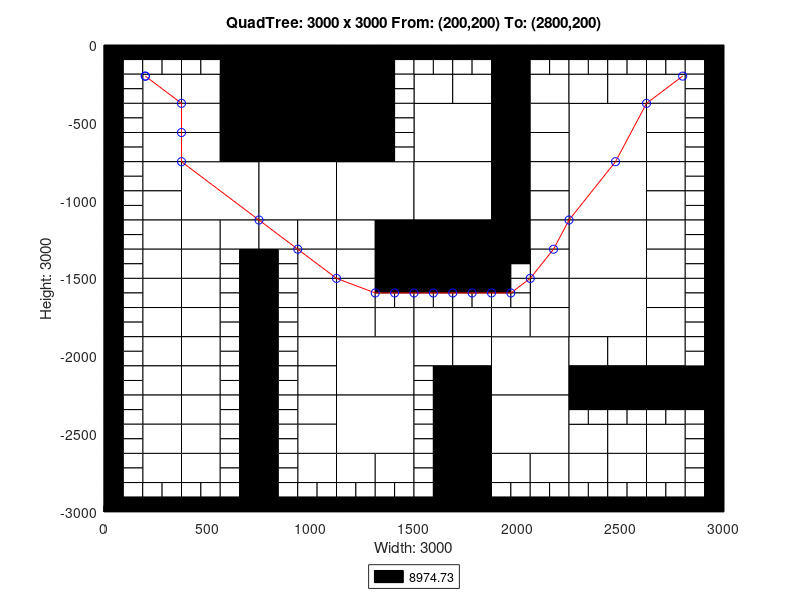

This figure's MATLAB source:
axis([0 3000 -3000 0]);
title('QuadTree: 3000 x 3000 From: (200,200) To: (2800,200)');
xlabel('Width: 3000');
ylabel('Height: 3000');
rectangle('Position',[750 -375 375 375], 'FaceColor',[0 0 0]);
rectangle('Position',[750 -750 375 375], 'FaceColor',[0 0 0]);
rectangle('Position',[375 -1125 375 375], 'FaceColor',[1 1 1]);
rectangle('Position',[750 -1125 375 375], 'FaceColor',[1 1 1]);
rectangle('Position',[1125 -1125 375 375], 'FaceColor',[1 1 1]);
rectangle('Position',[1500 -750 375 375], 'FaceColor',[1 1 1]);
rectangle('Position',[2250 -750 375 375], 'FaceColor',[1 1 1]);
rectangle('Position',[1500 -1125 375 375], 'FaceColor',[1 1 1]);
rectangle('Position',[1500 -1500 375 375], 'FaceColor',[0 0 0]);
rectangle('Position',[2250 -1125 375 375], 'FaceColor',[1 1 1]);
rectangle('Position',[2250 -1500 375 375], 'FaceColor',[1 1 1]);
rectangle('Position',[1125 -2250 375 375], 'FaceColor',[1 1 1]);
rectangle('Position',[1125 -2625 375 375], 'FaceColor',[1 1 1]);
rectangle('Position',[1875 -2250 375 375], 'FaceColor',[1 1 1]);
rectangle('Position',[2250 -1875 375 375], 'FaceColor',[1 1 1]);
rectangle('Position',[1875 -2625 375 375], 'FaceColor',[1 1 1]);
rectangle('Position',[187.5 -375 187.5 187.5], 'FaceColor',[1 1 1]);
rectangle('Position',[562.5 -187.5 187.5 187.5], 'FaceColor',[0 0 0]);
rectangle('Position',[375 -375 187.5 187.5], 'FaceColor',[1 1 1]);
rectangle('Position',[562.5 -375 187.5 187.5], 'FaceColor',[0 0 0]);
rectangle('Position',[187.5 -562.5 187.5 187.5], 'FaceColor',[1 1 1]);
rectangle('Position',[187.5 -750 187.5 187.5], 'FaceColor',[1 1 1]);
rectangle('Position',[375 -562.5 187.5 187.5], 'FaceColor',[1 1 1]);
rectangle('Position',[562.5 -562.5 187.5 187.5], 'FaceColor',[0 0 0]);
rectangle('Position',[375 -750 187.5 187.5], 'FaceColor',[1 1 1]);
rectangle('Position',[562.5 -750 187.5 187.5], 'FaceColor',[0 0 0]);
rectangle('Position',[1125 -187.5 187.5 187.5], 'FaceColor',[0 0 0]);
rectangle('Position',[1125 -375 187.5 187.5], 'FaceColor',[0 0 0]);
rectangle('Position',[1125 -562.5 187.5 187.5], 'FaceColor',[0 0 0]);
rectangle('Position',[1125 -750 187.5 187.5], 'FaceColor',[0 0 0]);
rectangle('Position',[187.5 -937.5 187.5 187.5], 'FaceColor',[1 1 1]);
rectangle('Position',[187.5 -1125 187.5 187.5], 'FaceColor',[1 1 1]);
rectangle('Position',[187.5 -1312.5 187.5 187.5], 'FaceColor',[1 1 1]);
rectangle('Position',[187.5 -1500 187.5 187.5], 'FaceColor',[1 1 1]);
rectangle('Position',[375 -1312.5 187.5 187.5], 'FaceColor',[1 1 1]);
rectangle('Position',[562.5 -1312.5 187.5 187.5], 'FaceColor',[1 1 1]);
rectangle('Position',[375 -1500 187.5 187.5], 'FaceColor',[1 1 1]);
rectangle('Position',[750 -1312.5 187.5 187.5], 'FaceColor',[1 1 1]);
rectangle('Position',[937.5 -1312.5 187.5 187.5], 'FaceColor',[1 1 1]);
rectangle('Position',[937.5 -1500 187.5 187.5], 'FaceColor',[1 1 1]);
rectangle('Position',[1125 -1312.5 187.5 187.5], 'FaceColor',[1 1 1]);
rectangle('Position',[1312.5 -1312.5 187.5 187.5], 'FaceColor',[0 0 0]);
rectangle('Position',[1125 -1500 187.5 187.5], 'FaceColor',[1 1 1]);
rectangle('Position',[1312.5 -1500 187.5 187.5], 'FaceColor',[0 0 0]);
rectangle('Position',[1500 -375 187.5 187.5], 'FaceColor',[1 1 1]);
rectangle('Position',[1687.5 -375 187.5 187.5], 'FaceColor',[1 1 1]);
rectangle('Position',[1875 -187.5 187.5 187.5], 'FaceColor',[0 0 0]);
rectangle('Position',[1875 -375 187.5 187.5], 'FaceColor',[0 0 0]);
rectangle('Position',[2062.5 -375 187.5 187.5], 'FaceColor',[1 1 1]);
rectangle('Position',[1875 -562.5 187.5 187.5], 'FaceColor',[0 0 0]);
rectangle('Position',[2062.5 -562.5 187.5 187.5], 'FaceColor',[1 1 1]);
rectangle('Position',[1875 -750 187.5 187.5], 'FaceColor',[0 0 0]);
rectangle('Position',[2062.5 -750 187.5 187.5], 'FaceColor',[1 1 1]);
rectangle('Position',[2250 -375 187.5 187.5], 'FaceColor',[1 1 1]);
rectangle('Position',[2437.5 -375 187.5 187.5], 'FaceColor',[1 1 1]);
rectangle('Position',[2625 -375 187.5 187.5], 'FaceColor',[1 1 1]);
rectangle('Position',[2625 -562.5 187.5 187.5], 'FaceColor',[1 1 1]);
rectangle('Position',[2625 -750 187.5 187.5], 'FaceColor',[1 1 1]);
rectangle('Position',[1875 -937.5 187.5 187.5], 'FaceColor',[0 0 0]);
rectangle('Position',[2062.5 -937.5 187.5 187.5], 'FaceColor',[1 1 1]);
rectangle('Position',[1875 -1125 187.5 187.5], 'FaceColor',[0 0 0]);
rectangle('Position',[2062.5 -1125 187.5 187.5], 'FaceColor',[1 1 1]);
rectangle('Position',[1875 -1312.5 187.5 187.5], 'FaceColor',[0 0 0]);
rectangle('Position',[2062.5 -1312.5 187.5 187.5], 'FaceColor',[1 1 1]);
rectangle('Position',[2062.5 -1500 187.5 187.5], 'FaceColor',[1 1 1]);
rectangle('Position',[2625 -937.5 187.5 187.5], 'FaceColor',[1 1 1]);
rectangle('Position',[2625 -1125 187.5 187.5], 'FaceColor',[1 1 1]);
rectangle('Position',[2625 -1312.5 187.5 187.5], 'FaceColor',[1 1 1]);
rectangle('Position',[2625 -1500 187.5 187.5], 'FaceColor',[1 1 1]);
rectangle('Position',[187.5 -1687.5 187.5 187.5], 'FaceColor',[1 1 1]);
rectangle('Position',[187.5 -1875 187.5 187.5], 'FaceColor',[1 1 1]);
rectangle('Position',[375 -1687.5 187.5 187.5], 'FaceColor',[1 1 1]);
rectangle('Position',[375 -1875 187.5 187.5], 'FaceColor',[1 1 1]);
rectangle('Position',[187.5 -2062.5 187.5 187.5], 'FaceColor',[1 1 1]);
rectangle('Position',[187.5 -2250 187.5 187.5], 'FaceColor',[1 1 1]);
rectangle('Position',[375 -2062.5 187.5 187.5], 'FaceColor',[1 1 1]);
rectangle('Position',[375 -2250 187.5 187.5], 'FaceColor',[1 1 1]);
rectangle('Position',[937.5 -1687.5 187.5 187.5], 'FaceColor',[1 1 1]);
rectangle('Position',[937.5 -1875 187.5 187.5], 'FaceColor',[1 1 1]);
rectangle('Position',[1125 -1687.5 187.5 187.5], 'FaceColor',[1 1 1]);
rectangle('Position',[1125 -1875 187.5 187.5], 'FaceColor',[1 1 1]);
rectangle('Position',[1312.5 -1875 187.5 187.5], 'FaceColor',[1 1 1]);
rectangle('Position',[937.5 -2062.5 187.5 187.5], 'FaceColor',[1 1 1]);
rectangle('Position',[937.5 -2250 187.5 187.5], 'FaceColor',[1 1 1]);
rectangle('Position',[187.5 -2437.5 187.5 187.5], 'FaceColor',[1 1 1]);
rectangle('Position',[187.5 -2625 187.5 187.5], 'FaceColor',[1 1 1]);
rectangle('Position',[375 -2437.5 187.5 187.5], 'FaceColor',[1 1 1]);
rectangle('Position',[375 -2625 187.5 187.5], 'FaceColor',[1 1 1]);
rectangle('Position',[187.5 -2812.5 187.5 187.5], 'FaceColor',[1 1 1]);
rectangle('Position',[375 -2812.5 187.5 187.5], 'FaceColor',[1 1 1]);
rectangle('Position',[937.5 -2437.5 187.5 187.5], 'FaceColor',[1 1 1]);
rectangle('Position',[937.5 -2625 187.5 187.5], 'FaceColor',[1 1 1]);
rectangle('Position',[937.5 -2812.5 187.5 187.5], 'FaceColor',[1 1 1]);
rectangle('Position',[1125 -2812.5 187.5 187.5], 'FaceColor',[1 1 1]);
rectangle('Position',[1312.5 -2812.5 187.5 187.5], 'FaceColor',[1 1 1]);
rectangle('Position',[1500 -1875 187.5 187.5], 'FaceColor',[1 1 1]);
rectangle('Position',[1687.5 -1875 187.5 187.5], 'FaceColor',[1 1 1]);
rectangle('Position',[2062.5 -1687.5 187.5 187.5], 'FaceColor',[1 1 1]);
rectangle('Position',[1875 -1875 187.5 187.5], 'FaceColor',[1 1 1]);
rectangle('Position',[2062.5 -1875 187.5 187.5], 'FaceColor',[1 1 1]);
rectangle('Position',[1500 -2062.5 187.5 187.5], 'FaceColor',[1 1 1]);
rectangle('Position',[1687.5 -2062.5 187.5 187.5], 'FaceColor',[1 1 1]);
rectangle('Position',[1687.5 -2250 187.5 187.5], 'FaceColor',[0 0 0]);
rectangle('Position',[2625 -1687.5 187.5 187.5], 'FaceColor',[1 1 1]);
rectangle('Position',[2625 -1875 187.5 187.5], 'FaceColor',[1 1 1]);
rectangle('Position',[2250 -2062.5 187.5 187.5], 'FaceColor',[1 1 1]);
rectangle('Position',[2437.5 -2062.5 187.5 187.5], 'FaceColor',[1 1 1]);
rectangle('Position',[2250 -2250 187.5 187.5], 'FaceColor',[0 0 0]);
rectangle('Position',[2437.5 -2250 187.5 187.5], 'FaceColor',[0 0 0]);
rectangle('Position',[2625 -2062.5 187.5 187.5], 'FaceColor',[1 1 1]);
rectangle('Position',[2625 -2250 187.5 187.5], 'FaceColor',[0 0 0]);
rectangle('Position',[2812.5 -2250 187.5 187.5], 'FaceColor',[0 0 0]);
rectangle('Position',[1687.5 -2437.5 187.5 187.5], 'FaceColor',[0 0 0]);
rectangle('Position',[1687.5 -2625 187.5 187.5], 'FaceColor',[0 0 0]);
rectangle('Position',[1687.5 -2812.5 187.5 187.5], 'FaceColor',[0 0 0]);
rectangle('Position',[1687.5 -3000 187.5 187.5], 'FaceColor',[0 0 0]);
rectangle('Position',[1875 -2812.5 187.5 187.5], 'FaceColor',[1 1 1]);
rectangle('Position',[2062.5 -2812.5 187.5 187.5], 'FaceColor',[1 1 1]);
rectangle('Position',[2250 -2625 187.5 187.5], 'FaceColor',[1 1 1]);
rectangle('Position',[2437.5 -2625 187.5 187.5], 'FaceColor',[1 1 1]);
rectangle('Position',[2625 -2625 187.5 187.5], 'FaceColor',[1 1 1]);
rectangle('Position',[2250 -2812.5 187.5 187.5], 'FaceColor',[1 1 1]);
rectangle('Position',[2437.5 -2812.5 187.5 187.5], 'FaceColor',[1 1 1]);
rectangle('Position',[2625 -2812.5 187.5 187.5], 'FaceColor',[1 1 1]);
rectangle('Position',[0 -93.75 93.75 93.75], 'FaceColor',[0 0 0]);
rectangle('Position',[93.75 -93.75 93.75 93.75], 'FaceColor',[0 0 0]);
rectangle('Position',[0 -187.5 93.75 93.75], 'FaceColor',[0 0 0]);
rectangle('Position',[93.75 -187.5 93.75 93.75], 'FaceColor',[1 1 1]);
rectangle('Position',[187.5 -93.75 93.75 93.75], 'FaceColor',[0 0 0]);
rectangle('Position',[281.25 -93.75 93.75 93.75], 'FaceColor',[0 0 0]);
rectangle('Position',[187.5 -187.5 93.75 93.75], 'FaceColor',[1 1 1]);
rectangle('Position',[281.25 -187.5 93.75 93.75], 'FaceColor',[1 1 1]);
rectangle('Position',[0 -281.25 93.75 93.75], 'FaceColor',[0 0 0]);
rectangle('Position',[93.75 -281.25 93.75 93.75], 'FaceColor',[1 1 1]);
rectangle('Position',[0 -375 93.75 93.75], 'FaceColor',[0 0 0]);
rectangle('Position',[93.75 -375 93.75 93.75], 'FaceColor',[1 1 1]);
rectangle('Position',[375 -93.75 93.75 93.75], 'FaceColor',[0 0 0]);
rectangle('Position',[468.75 -93.75 93.75 93.75], 'FaceColor',[0 0 0]);
rectangle('Position',[375 -187.5 93.75 93.75], 'FaceColor',[1 1 1]);
rectangle('Position',[468.75 -187.5 93.75 93.75], 'FaceColor',[1 1 1]);
rectangle('Position',[0 -468.75 93.75 93.75], 'FaceColor',[0 0 0]);
rectangle('Position',[93.75 -468.75 93.75 93.75], 'FaceColor',[1 1 1]);
rectangle('Position',[0 -562.5 93.75 93.75], 'FaceColor',[0 0 0]);
rectangle('Position',[93.75 -562.5 93.75 93.75], 'FaceColor',[1 1 1]);
rectangle('Position',[0 -656.25 93.75 93.75], 'FaceColor',[0 0 0]);
rectangle('Position',[93.75 -656.25 93.75 93.75], 'FaceColor',[1 1 1]);
rectangle('Position',[0 -750 93.75 93.75], 'FaceColor',[0 0 0]);
rectangle('Position',[93.75 -750 93.75 93.75], 'FaceColor',[1 1 1]);
rectangle('Position',[1312.5 -93.75 93.75 93.75], 'FaceColor',[0 0 0]);
rectangle('Position',[1406.25 -93.75 93.75 93.75], 'FaceColor',[0 0 0]);
rectangle('Position',[1312.5 -187.5 93.75 93.75], 'FaceColor',[0 0 0]);
rectangle('Position',[1406.25 -187.5 93.75 93.75], 'FaceColor',[1 1 1]);
rectangle('Position',[1312.5 -281.25 93.75 93.75], 'FaceColor',[0 0 0]);
rectangle('Position',[1406.25 -281.25 93.75 93.75], 'FaceColor',[1 1 1]);
rectangle('Position',[1312.5 -375 93.75 93.75], 'FaceColor',[0 0 0]);
rectangle('Position',[1406.25 -375 93.75 93.75], 'FaceColor',[1 1 1]);
rectangle('Position',[1312.5 -468.75 93.75 93.75], 'FaceColor',[0 0 0]);
rectangle('Position',[1406.25 -468.75 93.75 93.75], 'FaceColor',[1 1 1]);
rectangle('Position',[1312.5 -562.5 93.75 93.75], 'FaceColor',[0 0 0]);
rectangle('Position',[1406.25 -562.5 93.75 93.75], 'FaceColor',[1 1 1]);
rectangle('Position',[1312.5 -656.25 93.75 93.75], 'FaceColor',[0 0 0]);
rectangle('Position',[1406.25 -656.25 93.75 93.75], 'FaceColor',[1 1 1]);
rectangle('Position',[1312.5 -750 93.75 93.75], 'FaceColor',[0 0 0]);
rectangle('Position',[1406.25 -750 93.75 93.75], 'FaceColor',[1 1 1]);
rectangle('Position',[0 -843.75 93.75 93.75], 'FaceColor',[0 0 0]);
rectangle('Position',[93.75 -843.75 93.75 93.75], 'FaceColor',[1 1 1]);
rectangle('Position',[0 -937.5 93.75 93.75], 'FaceColor',[0 0 0]);
rectangle('Position',[93.75 -937.5 93.75 93.75], 'FaceColor',[1 1 1]);
rectangle('Position',[0 -1031.25 93.75 93.75], 'FaceColor',[0 0 0]);
rectangle('Position',[93.75 -1031.25 93.75 93.75], 'FaceColor',[1 1 1]);
rectangle('Position',[0 -1125 93.75 93.75], 'FaceColor',[0 0 0]);
rectangle('Position',[93.75 -1125 93.75 93.75], 'FaceColor',[1 1 1]);
rectangle('Position',[0 -1218.75 93.75 93.75], 'FaceColor',[0 0 0]);
rectangle('Position',[93.75 -1218.75 93.75 93.75], 'FaceColor',[1 1 1]);
rectangle('Position',[0 -1312.5 93.75 93.75], 'FaceColor',[0 0 0]);
rectangle('Position',[93.75 -1312.5 93.75 93.75], 'FaceColor',[1 1 1]);
rectangle('Position',[0 -1406.25 93.75 93.75], 'FaceColor',[0 0 0]);
rectangle('Position',[93.75 -1406.25 93.75 93.75], 'FaceColor',[1 1 1]);
rectangle('Position',[0 -1500 93.75 93.75], 'FaceColor',[0 0 0]);
rectangle('Position',[93.75 -1500 93.75 93.75], 'FaceColor',[1 1 1]);
rectangle('Position',[562.5 -1406.25 93.75 93.75], 'FaceColor',[1 1 1]);
rectangle('Position',[656.25 -1406.25 93.75 93.75], 'FaceColor',[0 0 0]);
rectangle('Position',[562.5 -1500 93.75 93.75], 'FaceColor',[1 1 1]);
rectangle('Position',[656.25 -1500 93.75 93.75], 'FaceColor',[0 0 0]);
rectangle('Position',[750 -1406.25 93.75 93.75], 'FaceColor',[0 0 0]);
rectangle('Position',[843.75 -1406.25 93.75 93.75], 'FaceColor',[1 1 1]);
rectangle('Position',[750 -1500 93.75 93.75], 'FaceColor',[0 0 0]);
rectangle('Position',[843.75 -1500 93.75 93.75], 'FaceColor',[1 1 1]);
rectangle('Position',[1500 -93.75 93.75 93.75], 'FaceColor',[0 0 0]);
rectangle('Position',[1593.75 -93.75 93.75 93.75], 'FaceColor',[0 0 0]);
rectangle('Position',[1500 -187.5 93.75 93.75], 'FaceColor',[1 1 1]);
rectangle('Position',[1593.75 -187.5 93.75 93.75], 'FaceColor',[1 1 1]);
rectangle('Position',[1687.5 -93.75 93.75 93.75], 'FaceColor',[0 0 0]);
rectangle('Position',[1781.25 -93.75 93.75 93.75], 'FaceColor',[0 0 0]);
rectangle('Position',[1687.5 -187.5 93.75 93.75], 'FaceColor',[1 1 1]);
rectangle('Position',[1781.25 -187.5 93.75 93.75], 'FaceColor',[1 1 1]);
rectangle('Position',[2062.5 -93.75 93.75 93.75], 'FaceColor',[0 0 0]);
rectangle('Position',[2156.25 -93.75 93.75 93.75], 'FaceColor',[0 0 0]);
rectangle('Position',[2062.5 -187.5 93.75 93.75], 'FaceColor',[1 1 1]);
rectangle('Position',[2156.25 -187.5 93.75 93.75], 'FaceColor',[1 1 1]);
rectangle('Position',[2250 -93.75 93.75 93.75], 'FaceColor',[0 0 0]);
rectangle('Position',[2343.75 -93.75 93.75 93.75], 'FaceColor',[0 0 0]);
rectangle('Position',[2250 -187.5 93.75 93.75], 'FaceColor',[1 1 1]);
rectangle('Position',[2343.75 -187.5 93.75 93.75], 'FaceColor',[1 1 1]);
rectangle('Position',[2437.5 -93.75 93.75 93.75], 'FaceColor',[0 0 0]);
rectangle('Position',[2531.25 -93.75 93.75 93.75], 'FaceColor',[0 0 0]);
rectangle('Position',[2437.5 -187.5 93.75 93.75], 'FaceColor',[1 1 1]);
rectangle('Position',[2531.25 -187.5 93.75 93.75], 'FaceColor',[1 1 1]);
rectangle('Position',[2625 -93.75 93.75 93.75], 'FaceColor',[0 0 0]);
rectangle('Position',[2718.75 -93.75 93.75 93.75], 'FaceColor',[0 0 0]);
rectangle('Position',[2625 -187.5 93.75 93.75], 'FaceColor',[1 1 1]);
rectangle('Position',[2718.75 -187.5 93.75 93.75], 'FaceColor',[1 1 1]);
rectangle('Position',[2812.5 -93.75 93.75 93.75], 'FaceColor',[0 0 0]);
rectangle('Position',[2906.25 -93.75 93.75 93.75], 'FaceColor',[0 0 0]);
rectangle('Position',[2812.5 -187.5 93.75 93.75], 'FaceColor',[1 1 1]);
rectangle('Position',[2906.25 -187.5 93.75 93.75], 'FaceColor',[0 0 0]);
rectangle('Position',[2812.5 -281.25 93.75 93.75], 'FaceColor',[1 1 1]);
rectangle('Position',[2906.25 -281.25 93.75 93.75], 'FaceColor',[0 0 0]);
rectangle('Position',[2812.5 -375 93.75 93.75], 'FaceColor',[1 1 1]);
rectangle('Position',[2906.25 -375 93.75 93.75], 'FaceColor',[0 0 0]);
rectangle('Position',[2812.5 -468.75 93.75 93.75], 'FaceColor',[1 1 1]);
rectangle('Position',[2906.25 -468.75 93.75 93.75], 'FaceColor',[0 0 0]);
rectangle('Position',[2812.5 -562.5 93.75 93.75], 'FaceColor',[1 1 1]);
rectangle('Position',[2906.25 -562.5 93.75 93.75], 'FaceColor',[0 0 0]);
rectangle('Position',[2812.5 -656.25 93.75 93.75], 'FaceColor',[1 1 1]);
rectangle('Position',[2906.25 -656.25 93.75 93.75], 'FaceColor',[0 0 0]);
rectangle('Position',[2812.5 -750 93.75 93.75], 'FaceColor',[1 1 1]);
rectangle('Position',[2906.25 -750 93.75 93.75], 'FaceColor',[0 0 0]);
rectangle('Position',[1875 -1406.25 93.75 93.75], 'FaceColor',[0 0 0]);
rectangle('Position',[1968.75 -1406.25 93.75 93.75], 'FaceColor',[0 0 0]);
rectangle('Position',[1875 -1500 93.75 93.75], 'FaceColor',[0 0 0]);
rectangle('Position',[1968.75 -1500 93.75 93.75], 'FaceColor',[1 1 1]);
rectangle('Position',[2812.5 -843.75 93.75 93.75], 'FaceColor',[1 1 1]);
rectangle('Position',[2906.25 -843.75 93.75 93.75], 'FaceColor',[0 0 0]);
rectangle('Position',[2812.5 -937.5 93.75 93.75], 'FaceColor',[1 1 1]);
rectangle('Position',[2906.25 -937.5 93.75 93.75], 'FaceColor',[0 0 0]);
rectangle('Position',[2812.5 -1031.25 93.75 93.75], 'FaceColor',[1 1 1]);
rectangle('Position',[2906.25 -1031.25 93.75 93.75], 'FaceColor',[0 0 0]);
rectangle('Position',[2812.5 -1125 93.75 93.75], 'FaceColor',[1 1 1]);
rectangle('Position',[2906.25 -1125 93.75 93.75], 'FaceColor',[0 0 0]);
rectangle('Position',[2812.5 -1218.75 93.75 93.75], 'FaceColor',[1 1 1]);
rectangle('Position',[2906.25 -1218.75 93.75 93.75], 'FaceColor',[0 0 0]);
rectangle('Position',[2812.5 -1312.5 93.75 93.75], 'FaceColor',[1 1 1]);
rectangle('Position',[2906.25 -1312.5 93.75 93.75], 'FaceColor',[0 0 0]);
rectangle('Position',[2812.5 -1406.25 93.75 93.75], 'FaceColor',[1 1 1]);
rectangle('Position',[2906.25 -1406.25 93.75 93.75], 'FaceColor',[0 0 0]);
rectangle('Position',[2812.5 -1500 93.75 93.75], 'FaceColor',[1 1 1]);
rectangle('Position',[2906.25 -1500 93.75 93.75], 'FaceColor',[0 0 0]);
rectangle('Position',[0 -1593.75 93.75 93.75], 'FaceColor',[0 0 0]);
rectangle('Position',[93.75 -1593.75 93.75 93.75], 'FaceColor',[1 1 1]);
rectangle('Position',[0 -1687.5 93.75 93.75], 'FaceColor',[0 0 0]);
rectangle('Position',[93.75 -1687.5 93.75 93.75], 'FaceColor',[1 1 1]);
rectangle('Position',[0 -1781.25 93.75 93.75], 'FaceColor',[0 0 0]);
rectangle('Position',[93.75 -1781.25 93.75 93.75], 'FaceColor',[1 1 1]);
rectangle('Position',[0 -1875 93.75 93.75], 'FaceColor',[0 0 0]);
rectangle('Position',[93.75 -1875 93.75 93.75], 'FaceColor',[1 1 1]);
rectangle('Position',[562.5 -1593.75 93.75 93.75], 'FaceColor',[1 1 1]);
rectangle('Position',[656.25 -1593.75 93.75 93.75], 'FaceColor',[0 0 0]);
rectangle('Position',[562.5 -1687.5 93.75 93.75], 'FaceColor',[1 1 1]);
rectangle('Position',[656.25 -1687.5 93.75 93.75], 'FaceColor',[0 0 0]);
rectangle('Position',[562.5 -1781.25 93.75 93.75], 'FaceColor',[1 1 1]);
rectangle('Position',[656.25 -1781.25 93.75 93.75], 'FaceColor',[0 0 0]);
rectangle('Position',[562.5 -1875 93.75 93.75], 'FaceColor',[1 1 1]);
rectangle('Position',[656.25 -1875 93.75 93.75], 'FaceColor',[0 0 0]);
rectangle('Position',[0 -1968.75 93.75 93.75], 'FaceColor',[0 0 0]);
rectangle('Position',[93.75 -1968.75 93.75 93.75], 'FaceColor',[1 1 1]);
rectangle('Position',[0 -2062.5 93.75 93.75], 'FaceColor',[0 0 0]);
rectangle('Position',[93.75 -2062.5 93.75 93.75], 'FaceColor',[1 1 1]);
rectangle('Position',[0 -2156.25 93.75 93.75], 'FaceColor',[0 0 0]);
rectangle('Position',[93.75 -2156.25 93.75 93.75], 'FaceColor',[1 1 1]);
rectangle('Position',[0 -2250 93.75 93.75], 'FaceColor',[0 0 0]);
rectangle('Position',[93.75 -2250 93.75 93.75], 'FaceColor',[1 1 1]);
rectangle('Position',[562.5 -1968.75 93.75 93.75], 'FaceColor',[1 1 1]);
rectangle('Position',[656.25 -1968.75 93.75 93.75], 'FaceColor',[0 0 0]);
rectangle('Position',[562.5 -2062.5 93.75 93.75], 'FaceColor',[1 1 1]);
rectangle('Position',[656.25 -2062.5 93.75 93.75], 'FaceColor',[0 0 0]);
rectangle('Position',[562.5 -2156.25 93.75 93.75], 'FaceColor',[1 1 1]);
rectangle('Position',[656.25 -2156.25 93.75 93.75], 'FaceColor',[0 0 0]);
rectangle('Position',[562.5 -2250 93.75 93.75], 'FaceColor',[1 1 1]);
rectangle('Position',[656.25 -2250 93.75 93.75], 'FaceColor',[0 0 0]);
rectangle('Position',[750 -1593.75 93.75 93.75], 'FaceColor',[0 0 0]);
rectangle('Position',[843.75 -1593.75 93.75 93.75], 'FaceColor',[1 1 1]);
rectangle('Position',[750 -1687.5 93.75 93.75], 'FaceColor',[0 0 0]);
rectangle('Position',[843.75 -1687.5 93.75 93.75], 'FaceColor',[1 1 1]);
rectangle('Position',[750 -1781.25 93.75 93.75], 'FaceColor',[0 0 0]);
rectangle('Position',[843.75 -1781.25 93.75 93.75], 'FaceColor',[1 1 1]);
rectangle('Position',[750 -1875 93.75 93.75], 'FaceColor',[0 0 0]);
rectangle('Position',[843.75 -1875 93.75 93.75], 'FaceColor',[1 1 1]);
rectangle('Position',[1312.5 -1593.75 93.75 93.75], 'FaceColor',[0 0 0]);
rectangle('Position',[1406.25 -1593.75 93.75 93.75], 'FaceColor',[0 0 0]);
rectangle('Position',[1312.5 -1687.5 93.75 93.75], 'FaceColor',[1 1 1]);
rectangle('Position',[1406.25 -1687.5 93.75 93.75], 'FaceColor',[1 1 1]);
rectangle('Position',[750 -1968.75 93.75 93.75], 'FaceColor',[0 0 0]);
rectangle('Position',[843.75 -1968.75 93.75 93.75], 'FaceColor',[1 1 1]);
rectangle('Position',[750 -2062.5 93.75 93.75], 'FaceColor',[0 0 0]);
rectangle('Position',[843.75 -2062.5 93.75 93.75], 'FaceColor',[1 1 1]);
rectangle('Position',[750 -2156.25 93.75 93.75], 'FaceColor',[0 0 0]);
rectangle('Position',[843.75 -2156.25 93.75 93.75], 'FaceColor',[1 1 1]);
rectangle('Position',[750 -2250 93.75 93.75], 'FaceColor',[0 0 0]);
rectangle('Position',[843.75 -2250 93.75 93.75], 'FaceColor',[1 1 1]);
rectangle('Position',[0 -2343.75 93.75 93.75], 'FaceColor',[0 0 0]);
rectangle('Position',[93.75 -2343.75 93.75 93.75], 'FaceColor',[1 1 1]);
rectangle('Position',[0 -2437.5 93.75 93.75], 'FaceColor',[0 0 0]);
rectangle('Position',[93.75 -2437.5 93.75 93.75], 'FaceColor',[1 1 1]);
rectangle('Position',[0 -2531.25 93.75 93.75], 'FaceColor',[0 0 0]);
rectangle('Position',[93.75 -2531.25 93.75 93.75], 'FaceColor',[1 1 1]);
rectangle('Position',[0 -2625 93.75 93.75], 'FaceColor',[0 0 0]);
rectangle('Position',[93.75 -2625 93.75 93.75], 'FaceColor',[1 1 1]);
rectangle('Position',[562.5 -2343.75 93.75 93.75], 'FaceColor',[1 1 1]);
rectangle('Position',[656.25 -2343.75 93.75 93.75], 'FaceColor',[0 0 0]);
rectangle('Position',[562.5 -2437.5 93.75 93.75], 'FaceColor',[1 1 1]);
rectangle('Position',[656.25 -2437.5 93.75 93.75], 'FaceColor',[0 0 0]);
rectangle('Position',[562.5 -2531.25 93.75 93.75], 'FaceColor',[1 1 1]);
rectangle('Position',[656.25 -2531.25 93.75 93.75], 'FaceColor',[0 0 0]);
rectangle('Position',[562.5 -2625 93.75 93.75], 'FaceColor',[1 1 1]);
rectangle('Position',[656.25 -2625 93.75 93.75], 'FaceColor',[0 0 0]);
rectangle('Position',[0 -2718.75 93.75 93.75], 'FaceColor',[0 0 0]);
rectangle('Position',[93.75 -2718.75 93.75 93.75], 'FaceColor',[1 1 1]);
rectangle('Position',[0 -2812.5 93.75 93.75], 'FaceColor',[0 0 0]);
rectangle('Position',[93.75 -2812.5 93.75 93.75], 'FaceColor',[1 1 1]);
rectangle('Position',[0 -2906.25 93.75 93.75], 'FaceColor',[0 0 0]);
rectangle('Position',[93.75 -2906.25 93.75 93.75], 'FaceColor',[1 1 1]);
rectangle('Position',[0 -3000 93.75 93.75], 'FaceColor',[0 0 0]);
rectangle('Position',[93.75 -3000 93.75 93.75], 'FaceColor',[0 0 0]);
rectangle('Position',[187.5 -2906.25 93.75 93.75], 'FaceColor',[1 1 1]);
rectangle('Position',[281.25 -2906.25 93.75 93.75], 'FaceColor',[1 1 1]);
rectangle('Position',[187.5 -3000 93.75 93.75], 'FaceColor',[0 0 0]);
rectangle('Position',[281.25 -3000 93.75 93.75], 'FaceColor',[0 0 0]);
rectangle('Position',[562.5 -2718.75 93.75 93.75], 'FaceColor',[1 1 1]);
rectangle('Position',[656.25 -2718.75 93.75 93.75], 'FaceColor',[0 0 0]);
rectangle('Position',[562.5 -2812.5 93.75 93.75], 'FaceColor',[1 1 1]);
rectangle('Position',[656.25 -2812.5 93.75 93.75], 'FaceColor',[0 0 0]);
rectangle('Position',[375 -2906.25 93.75 93.75], 'FaceColor',[1 1 1]);
rectangle('Position',[468.75 -2906.25 93.75 93.75], 'FaceColor',[1 1 1]);
rectangle('Position',[375 -3000 93.75 93.75], 'FaceColor',[0 0 0]);
rectangle('Position',[468.75 -3000 93.75 93.75], 'FaceColor',[0 0 0]);
rectangle('Position',[562.5 -2906.25 93.75 93.75], 'FaceColor',[1 1 1]);
rectangle('Position',[656.25 -2906.25 93.75 93.75], 'FaceColor',[0 0 0]);
rectangle('Position',[562.5 -3000 93.75 93.75], 'FaceColor',[0 0 0]);
rectangle('Position',[656.25 -3000 93.75 93.75], 'FaceColor',[0 0 0]);
rectangle('Position',[750 -2343.75 93.75 93.75], 'FaceColor',[0 0 0]);
rectangle('Position',[843.75 -2343.75 93.75 93.75], 'FaceColor',[1 1 1]);
rectangle('Position',[750 -2437.5 93.75 93.75], 'FaceColor',[0 0 0]);
rectangle('Position',[843.75 -2437.5 93.75 93.75], 'FaceColor',[1 1 1]);
rectangle('Position',[750 -2531.25 93.75 93.75], 'FaceColor',[0 0 0]);
rectangle('Position',[843.75 -2531.25 93.75 93.75], 'FaceColor',[1 1 1]);
rectangle('Position',[750 -2625 93.75 93.75], 'FaceColor',[0 0 0]);
rectangle('Position',[843.75 -2625 93.75 93.75], 'FaceColor',[1 1 1]);
rectangle('Position',[750 -2718.75 93.75 93.75], 'FaceColor',[0 0 0]);
rectangle('Position',[843.75 -2718.75 93.75 93.75], 'FaceColor',[1 1 1]);
rectangle('Position',[750 -2812.5 93.75 93.75], 'FaceColor',[0 0 0]);
rectangle('Position',[843.75 -2812.5 93.75 93.75], 'FaceColor',[1 1 1]);
rectangle('Position',[750 -2906.25 93.75 93.75], 'FaceColor',[0 0 0]);
rectangle('Position',[843.75 -2906.25 93.75 93.75], 'FaceColor',[1 1 1]);
rectangle('Position',[750 -3000 93.75 93.75], 'FaceColor',[0 0 0]);
rectangle('Position',[843.75 -3000 93.75 93.75], 'FaceColor',[0 0 0]);
rectangle('Position',[937.5 -2906.25 93.75 93.75], 'FaceColor',[1 1 1]);
rectangle('Position',[1031.25 -2906.25 93.75 93.75], 'FaceColor',[1 1 1]);
rectangle('Position',[937.5 -3000 93.75 93.75], 'FaceColor',[0 0 0]);
rectangle('Position',[1031.25 -3000 93.75 93.75], 'FaceColor',[0 0 0]);
rectangle('Position',[1125 -2906.25 93.75 93.75], 'FaceColor',[1 1 1]);
rectangle('Position',[1218.75 -2906.25 93.75 93.75], 'FaceColor',[1 1 1]);
rectangle('Position',[1125 -3000 93.75 93.75], 'FaceColor',[0 0 0]);
rectangle('Position',[1218.75 -3000 93.75 93.75], 'FaceColor',[0 0 0]);
rectangle('Position',[1312.5 -2906.25 93.75 93.75], 'FaceColor',[1 1 1]);
rectangle('Position',[1406.25 -2906.25 93.75 93.75], 'FaceColor',[1 1 1]);
rectangle('Position',[1312.5 -3000 93.75 93.75], 'FaceColor',[0 0 0]);
rectangle('Position',[1406.25 -3000 93.75 93.75], 'FaceColor',[0 0 0]);
rectangle('Position',[1500 -1593.75 93.75 93.75], 'FaceColor',[0 0 0]);
rectangle('Position',[1593.75 -1593.75 93.75 93.75], 'FaceColor',[0 0 0]);
rectangle('Position',[1500 -1687.5 93.75 93.75], 'FaceColor',[1 1 1]);
rectangle('Position',[1593.75 -1687.5 93.75 93.75], 'FaceColor',[1 1 1]);
rectangle('Position',[1687.5 -1593.75 93.75 93.75], 'FaceColor',[0 0 0]);
rectangle('Position',[1781.25 -1593.75 93.75 93.75], 'FaceColor',[0 0 0]);
rectangle('Position',[1687.5 -1687.5 93.75 93.75], 'FaceColor',[1 1 1]);
rectangle('Position',[1781.25 -1687.5 93.75 93.75], 'FaceColor',[1 1 1]);
rectangle('Position',[1875 -1593.75 93.75 93.75], 'FaceColor',[0 0 0]);
rectangle('Position',[1968.75 -1593.75 93.75 93.75], 'FaceColor',[1 1 1]);
rectangle('Position',[1875 -1687.5 93.75 93.75], 'FaceColor',[1 1 1]);
rectangle('Position',[1968.75 -1687.5 93.75 93.75], 'FaceColor',[1 1 1]);
rectangle('Position',[1500 -2156.25 93.75 93.75], 'FaceColor',[1 1 1]);
rectangle('Position',[1593.75 -2156.25 93.75 93.75], 'FaceColor',[0 0 0]);
rectangle('Position',[1500 -2250 93.75 93.75], 'FaceColor',[1 1 1]);
rectangle('Position',[1593.75 -2250 93.75 93.75], 'FaceColor',[0 0 0]);
rectangle('Position',[2812.5 -1593.75 93.75 93.75], 'FaceColor',[1 1 1]);
rectangle('Position',[2906.25 -1593.75 93.75 93.75], 'FaceColor',[0 0 0]);
rectangle('Position',[2812.5 -1687.5 93.75 93.75], 'FaceColor',[1 1 1]);
rectangle('Position',[2906.25 -1687.5 93.75 93.75], 'FaceColor',[0 0 0]);
rectangle('Position',[2812.5 -1781.25 93.75 93.75], 'FaceColor',[1 1 1]);
rectangle('Position',[2906.25 -1781.25 93.75 93.75], 'FaceColor',[0 0 0]);
rectangle('Position',[2812.5 -1875 93.75 93.75], 'FaceColor',[1 1 1]);
rectangle('Position',[2906.25 -1875 93.75 93.75], 'FaceColor',[0 0 0]);
rectangle('Position',[2812.5 -1968.75 93.75 93.75], 'FaceColor',[1 1 1]);
rectangle('Position',[2906.25 -1968.75 93.75 93.75], 'FaceColor',[0 0 0]);
rectangle('Position',[2812.5 -2062.5 93.75 93.75], 'FaceColor',[1 1 1]);
rectangle('Position',[2906.25 -2062.5 93.75 93.75], 'FaceColor',[0 0 0]);
rectangle('Position',[1500 -2343.75 93.75 93.75], 'FaceColor',[1 1 1]);
rectangle('Position',[1593.75 -2343.75 93.75 93.75], 'FaceColor',[0 0 0]);
rectangle('Position',[1500 -2437.5 93.75 93.75], 'FaceColor',[1 1 1]);
rectangle('Position',[1593.75 -2437.5 93.75 93.75], 'FaceColor',[0 0 0]);
rectangle('Position',[1500 -2531.25 93.75 93.75], 'FaceColor',[1 1 1]);
rectangle('Position',[1593.75 -2531.25 93.75 93.75], 'FaceColor',[0 0 0]);
rectangle('Position',[1500 -2625 93.75 93.75], 'FaceColor',[1 1 1]);
rectangle('Position',[1593.75 -2625 93.75 93.75], 'FaceColor',[0 0 0]);
rectangle('Position',[1500 -2718.75 93.75 93.75], 'FaceColor',[1 1 1]);
rectangle('Position',[1593.75 -2718.75 93.75 93.75], 'FaceColor',[0 0 0]);
rectangle('Position',[1500 -2812.5 93.75 93.75], 'FaceColor',[1 1 1]);
rectangle('Position',[1593.75 -2812.5 93.75 93.75], 'FaceColor',[0 0 0]);
rectangle('Position',[1500 -2906.25 93.75 93.75], 'FaceColor',[1 1 1]);
rectangle('Position',[1593.75 -2906.25 93.75 93.75], 'FaceColor',[0 0 0]);
rectangle('Position',[1500 -3000 93.75 93.75], 'FaceColor',[0 0 0]);
rectangle('Position',[1593.75 -3000 93.75 93.75], 'FaceColor',[0 0 0]);
rectangle('Position',[1875 -2906.25 93.75 93.75], 'FaceColor',[1 1 1]);
rectangle('Position',[1968.75 -2906.25 93.75 93.75], 'FaceColor',[1 1 1]);
rectangle('Position',[1875 -3000 93.75 93.75], 'FaceColor',[0 0 0]);
rectangle('Position',[1968.75 -3000 93.75 93.75], 'FaceColor',[0 0 0]);
rectangle('Position',[2062.5 -2906.25 93.75 93.75], 'FaceColor',[1 1 1]);
rectangle('Position',[2156.25 -2906.25 93.75 93.75], 'FaceColor',[1 1 1]);
rectangle('Position',[2062.5 -3000 93.75 93.75], 'FaceColor',[0 0 0]);
rectangle('Position',[2156.25 -3000 93.75 93.75], 'FaceColor',[0 0 0]);
rectangle('Position',[2250 -2343.75 93.75 93.75], 'FaceColor',[0 0 0]);
rectangle('Position',[2343.75 -2343.75 93.75 93.75], 'FaceColor',[0 0 0]);
rectangle('Position',[2250 -2437.5 93.75 93.75], 'FaceColor',[1 1 1]);
rectangle('Position',[2343.75 -2437.5 93.75 93.75], 'FaceColor',[1 1 1]);
rectangle('Position',[2437.5 -2343.75 93.75 93.75], 'FaceColor',[0 0 0]);
rectangle('Position',[2531.25 -2343.75 93.75 93.75], 'FaceColor',[0 0 0]);
rectangle('Position',[2437.5 -2437.5 93.75 93.75], 'FaceColor',[1 1 1]);
rectangle('Position',[2531.25 -2437.5 93.75 93.75], 'FaceColor',[1 1 1]);
rectangle('Position',[2625 -2343.75 93.75 93.75], 'FaceColor',[0 0 0]);
rectangle('Position',[2718.75 -2343.75 93.75 93.75], 'FaceColor',[0 0 0]);
rectangle('Position',[2625 -2437.5 93.75 93.75], 'FaceColor',[1 1 1]);
rectangle('Position',[2718.75 -2437.5 93.75 93.75], 'FaceColor',[1 1 1]);
rectangle('Position',[2812.5 -2343.75 93.75 93.75], 'FaceColor',[0 0 0]);
rectangle('Position',[2906.25 -2343.75 93.75 93.75], 'FaceColor',[0 0 0]);
rectangle('Position',[2812.5 -2437.5 93.75 93.75], 'FaceColor',[1 1 1]);
rectangle('Position',[2906.25 -2437.5 93.75 93.75], 'FaceColor',[0 0 0]);
rectangle('Position',[2812.5 -2531.25 93.75 93.75], 'FaceColor',[1 1 1]);
rectangle('Position',[2906.25 -2531.25 93.75 93.75], 'FaceColor',[0 0 0]);
rectangle('Position',[2812.5 -2625 93.75 93.75], 'FaceColor',[1 1 1]);
rectangle('Position',[2906.25 -2625 93.75 93.75], 'FaceColor',[0 0 0]);
rectangle('Position',[2250 -2906.25 93.75 93.75], 'FaceColor',[1 1 1]);
rectangle('Position',[2343.75 -2906.25 93.75 93.75], 'FaceColor',[1 1 1]);
rectangle('Position',[2250 -3000 93.75 93.75], 'FaceColor',[0 0 0]);
rectangle('Position',[2343.75 -3000 93.75 93.75], 'FaceColor',[0 0 0]);
rectangle('Position',[2437.5 -2906.25 93.75 93.75], 'FaceColor',[1 1 1]);
rectangle('Position',[2531.25 -2906.25 93.75 93.75], 'FaceColor',[1 1 1]);
rectangle('Position',[2437.5 -3000 93.75 93.75], 'FaceColor',[0 0 0]);
rectangle('Position',[2531.25 -3000 93.75 93.75], 'FaceColor',[0 0 0]);
rectangle('Position',[2812.5 -2718.75 93.75 93.75], 'FaceColor',[1 1 1]);
rectangle('Position',[2906.25 -2718.75 93.75 93.75], 'FaceColor',[0 0 0]);
rectangle('Position',[2812.5 -2812.5 93.75 93.75], 'FaceColor',[1 1 1]);
rectangle('Position',[2906.25 -2812.5 93.75 93.75], 'FaceColor',[0 0 0]);
rectangle('Position',[2625 -2906.25 93.75 93.75], 'FaceColor',[1 1 1]);
rectangle('Position',[2718.75 -2906.25 93.75 93.75], 'FaceColor',[1 1 1]);
rectangle('Position',[2625 -3000 93.75 93.75], 'FaceColor',[0 0 0]);
rectangle('Position',[2718.75 -3000 93.75 93.75], 'FaceColor',[0 0 0]);
rectangle('Position',[2812.5 -2906.25 93.75 93.75], 'FaceColor',[1 1 1]);
rectangle('Position',[2906.25 -2906.25 93.75 93.75], 'FaceColor',[0 0 0]);
rectangle('Position',[2812.5 -3000 93.75 93.75], 'FaceColor',[0 0 0]);
rectangle('Position',[2906.25 -3000 93.75 93.75], 'FaceColor',[0 0 0]);
X=[2800,2625,2475,2250,2175,2062.5,1968.75,1875,1781.25,1687.5,1593.75,1500,1406.25,1312.5,1125,937.5,750,375,375,375,200,200];
Y=[-200,-375,-750,-1125,-1312.5,-1500,-1593.75,-1593.75,-1593.75,-1593.75,-1593.75,-1593.75,-1593.75,-1593.75,-1500,-1312.5,-1125,-750,-562.5,-375,-200,-200];
hold on;
plot(X,Y,'r');
plot(X,Y,'bo');
legend('8974.73','Location','southoutside');
